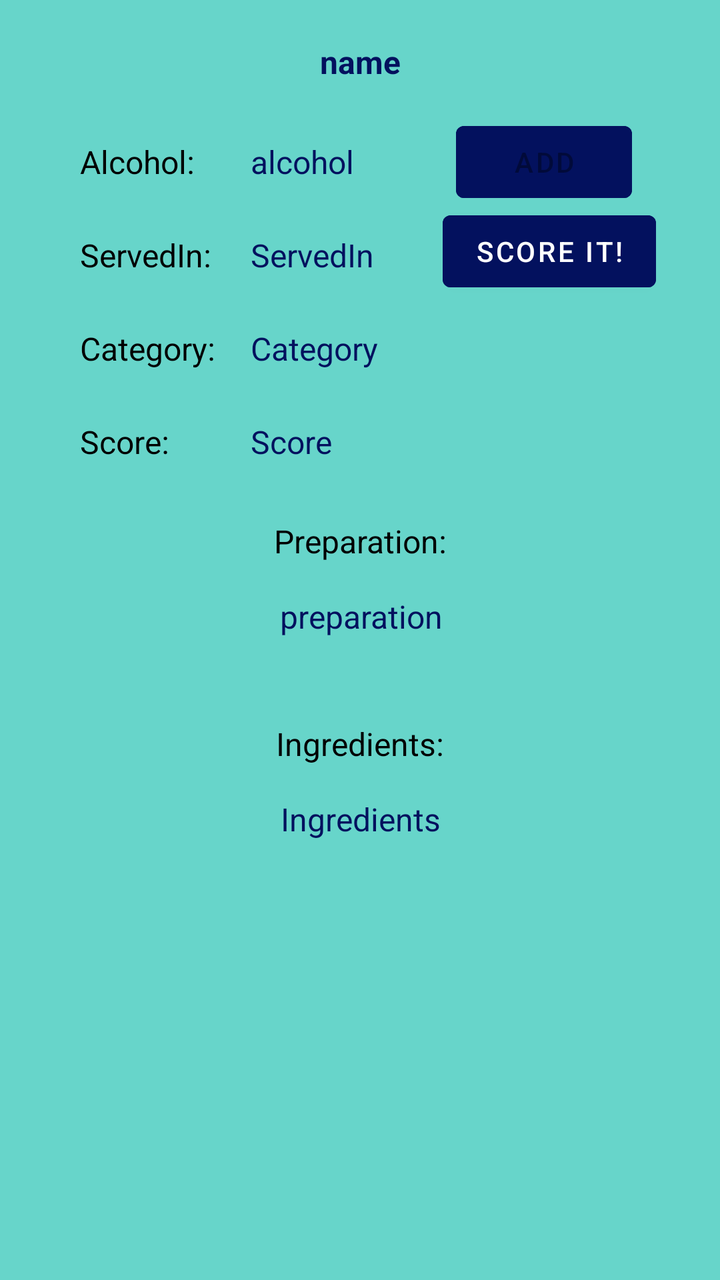
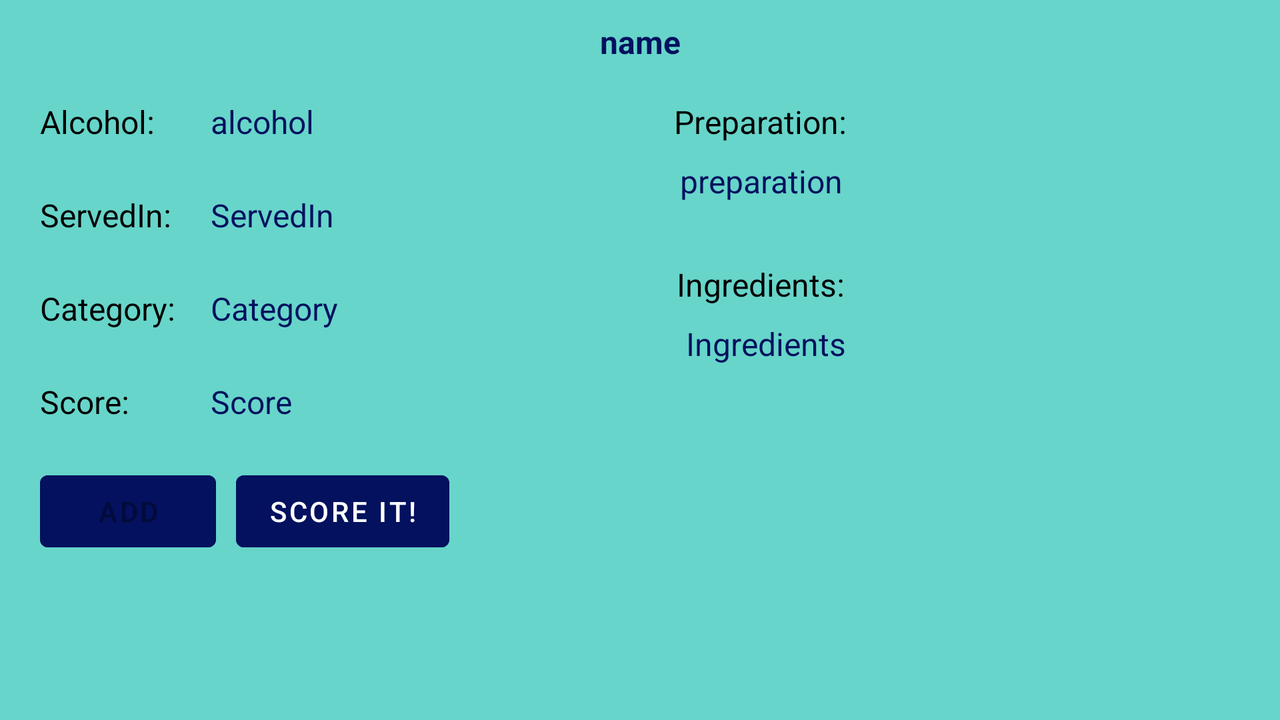

One screen, two layout resources from the same app: the default and the repository's alternative for another configuration. Each is rendered where Android would select it; the XML of both is given below.
<!-- AndroidManifest.xml: application theme Theme.ProyectCocktail -->
<!-- res/layout/activity_cocktail.xml -->
<?xml version="1.0" encoding="utf-8"?>
<androidx.constraintlayout.widget.ConstraintLayout xmlns:android="http://schemas.android.com/apk/res/android"
    xmlns:app="http://schemas.android.com/apk/res-auto"
    xmlns:tools="http://schemas.android.com/tools"
    android:layout_width="match_parent"
    android:layout_height="match_parent"
    android:background="#67D5CA"
    tools:context=".cocktail.CocktailActivity">

    <TextView
        android:id="@+id/AlcoholText"
        android:layout_width="wrap_content"
        android:layout_height="wrap_content"
        android:layout_marginStart="40dp"
        android:layout_marginTop="70dp"
        android:text="Alcohol:"
        android:textColor="#000000"
        android:textSize="16sp"
        app:layout_constraintStart_toStartOf="parent"
        app:layout_constraintTop_toTopOf="parent" />

    <TextView
        android:id="@+id/CocktailNameTextView"
        android:layout_width="wrap_content"
        android:layout_height="wrap_content"
        android:layout_marginTop="20dp"
        android:textColor="#03115E"
        android:textSize="16sp"
        android:textStyle="bold"
        app:layout_constraintEnd_toEndOf="parent"
        app:layout_constraintStart_toStartOf="parent"
        app:layout_constraintTop_toTopOf="parent"
        tools:text="name" />

    <TextView
        android:id="@+id/AlcoholTextView"
        android:layout_width="wrap_content"
        android:layout_height="wrap_content"
        android:layout_marginStart="28dp"
        android:textColor="#03115E"
        android:textSize="16sp"
        app:layout_constraintStart_toEndOf="@+id/AlcoholText"
        app:layout_constraintTop_toTopOf="@+id/AlcoholText"
        tools:text="alcohol" />

    <TextView
        android:id="@+id/ServedInTextView"
        android:layout_width="wrap_content"
        android:layout_height="wrap_content"
        android:textColor="#03115E"
        android:textSize="16sp"
        app:layout_constraintStart_toStartOf="@+id/AlcoholTextView"
        app:layout_constraintTop_toTopOf="@+id/ServedInText"
        tools:text="ServedIn" />

    <TextView
        android:id="@+id/ServedInText"
        android:layout_width="wrap_content"
        android:layout_height="wrap_content"
        android:layout_marginTop="25dp"
        android:text="ServedIn:"
        android:textColor="#000000"
        android:textSize="16sp"
        app:layout_constraintStart_toStartOf="@+id/AlcoholText"
        app:layout_constraintTop_toBottomOf="@+id/AlcoholText" />

    <TextView
        android:id="@+id/ScoreTextView"
        android:layout_width="wrap_content"
        android:layout_height="wrap_content"
        android:textColor="#03115E"
        android:textSize="16sp"
        app:layout_constraintStart_toStartOf="@+id/CategoryTextView"
        app:layout_constraintTop_toTopOf="@+id/ScoreText"
        tools:text="Score" />

    <TextView
        android:id="@+id/ScoreText"
        android:layout_width="wrap_content"
        android:layout_height="wrap_content"
        android:layout_marginTop="25dp"
        android:text="Score:"
        android:textColor="#000000"
        android:textSize="16sp"
        app:layout_constraintStart_toStartOf="@+id/CategoryText"
        app:layout_constraintTop_toBottomOf="@+id/CategoryText" />

    <TextView
        android:id="@+id/CategoryTextView"
        android:layout_width="wrap_content"
        android:layout_height="wrap_content"
        android:textColor="#03115E"
        android:textSize="16sp"
        app:layout_constraintStart_toStartOf="@+id/ServedInTextView"
        app:layout_constraintTop_toTopOf="@+id/CategoryText"
        tools:text="Category" />

    <TextView
        android:id="@+id/CategoryText"
        android:layout_width="wrap_content"
        android:layout_height="wrap_content"
        android:layout_marginTop="25dp"
        android:text="Category:"
        android:textColor="#000000"
        android:textSize="16sp"
        app:layout_constraintStart_toStartOf="@+id/ServedInText"
        app:layout_constraintTop_toBottomOf="@+id/ServedInText" />

    <TextView
        android:id="@+id/PreparationTextID"
        android:layout_width="wrap_content"
        android:layout_height="wrap_content"
        android:layout_marginTop="28dp"
        android:text="Preparation:"
        android:textColor="#000000"
        android:textSize="16sp"
        app:layout_constraintEnd_toEndOf="parent"
        app:layout_constraintStart_toStartOf="parent"
        app:layout_constraintTop_toBottomOf="@+id/ScoreTextView" />

    <TextView
        android:id="@+id/PreparationTextViewID"
        android:layout_width="360dp"
        android:layout_height="wrap_content"
        android:layout_marginTop="16dp"
        android:textAlignment="center"
        android:textColor="#03115E"
        android:textSize="16sp"
        app:layout_constraintEnd_toEndOf="@+id/PreparationTextID"
        app:layout_constraintStart_toStartOf="@+id/PreparationTextID"
        app:layout_constraintTop_toBottomOf="@+id/PreparationTextID"
        tools:text="preparation" />

    <TextView
        android:id="@+id/IngredientsText"
        android:layout_width="wrap_content"
        android:layout_height="wrap_content"
        android:layout_marginTop="42dp"
        android:text="Ingredients:"
        android:textColor="#000000"
        android:textSize="16sp"
        app:layout_constraintEnd_toEndOf="parent"
        app:layout_constraintStart_toStartOf="parent"
        app:layout_constraintTop_toBottomOf="@+id/PreparationTextViewID" />

    <TextView
        android:id="@+id/IngredientsTextView"
        android:layout_width="359dp"
        android:layout_height="wrap_content"
        android:layout_marginTop="16dp"
        android:textAlignment="center"
        android:textColor="#03115E"
        android:textSize="16sp"
        app:layout_constraintEnd_toEndOf="@+id/IngredientsText"
        app:layout_constraintStart_toStartOf="@+id/IngredientsText"
        app:layout_constraintTop_toBottomOf="@+id/IngredientsText"
        tools:text="Ingredients" />

    <Button
        android:id="@+id/AddButton"
        android:layout_width="wrap_content"
        android:layout_height="wrap_content"
        android:layout_marginEnd="44dp"
        android:backgroundTint="#03115E"
        android:enabled="false"
        android:onClick="onAddButtonPressed"
        android:text="ADD"
        app:layout_constraintBottom_toBottomOf="@+id/AlcoholTextView"
        app:layout_constraintEnd_toEndOf="parent"
        app:layout_constraintTop_toTopOf="@+id/AlcoholTextView" />

    <Button
        android:id="@+id/ScoreButton"
        android:layout_width="wrap_content"
        android:layout_height="wrap_content"
        android:layout_marginEnd="32dp"
        android:backgroundTint="#03115E"
        android:onClick="onScoreButtonPressed"
        android:text="SCORE IT!"
        app:layout_constraintBottom_toBottomOf="@+id/ServedInTextView"
        app:layout_constraintEnd_toEndOf="parent"
        app:layout_constraintTop_toTopOf="@+id/ServedInTextView"
        app:layout_constraintVertical_bias="0.576" />

</androidx.constraintlayout.widget.ConstraintLayout>
<!-- resources referenced by this layout -->
<resources>
  <style name="Theme.ProyectCocktail" parent="Theme.MaterialComponents.DayNight.DarkActionBar">
          
          <item name="colorPrimary">@color/purple_500</item>
          <item name="colorPrimaryVariant">@color/purple_700</item>
          <item name="colorOnPrimary">@color/white</item>
          
          <item name="colorSecondary">@color/teal_200</item>
          <item name="colorSecondaryVariant">@color/teal_700</item>
          <item name="colorOnSecondary">@color/black</item>
          
          <item name="android:statusBarColor" tools:targetApi="l">?attr/colorPrimaryVariant</item>
          
      </style>
</resources>
<!-- res/layout-land/activity_cocktail.xml (the repository's variant of the layout above) -->
<!-- drawn on the phone turned sideways -->
<?xml version="1.0" encoding="utf-8"?>
<androidx.constraintlayout.widget.ConstraintLayout xmlns:android="http://schemas.android.com/apk/res/android"
    xmlns:app="http://schemas.android.com/apk/res-auto"
    xmlns:tools="http://schemas.android.com/tools"
    android:layout_width="match_parent"
    android:layout_height="match_parent"
    android:background="#67D5CA"
    tools:context=".cocktail.CocktailActivity">

    <TextView
        android:id="@+id/AlcoholText"
        android:layout_width="wrap_content"
        android:layout_height="wrap_content"
        android:layout_marginStart="20dp"
        android:layout_marginTop="50dp"
        android:text="Alcohol:"
        android:textColor="#000000"
        android:textSize="16sp"
        app:layout_constraintStart_toStartOf="parent"
        app:layout_constraintTop_toTopOf="parent" />

    <TextView
        android:id="@+id/CocktailNameTextView"
        android:layout_width="wrap_content"
        android:layout_height="wrap_content"
        android:layout_marginTop="10dp"
        android:textColor="#03115E"
        android:textSize="16sp"
        android:textStyle="bold"
        app:layout_constraintEnd_toEndOf="parent"
        app:layout_constraintStart_toStartOf="parent"
        app:layout_constraintTop_toTopOf="parent"
        tools:text="name" />

    <TextView
        android:id="@+id/AlcoholTextView"
        android:layout_width="wrap_content"
        android:layout_height="wrap_content"
        android:layout_marginStart="28dp"
        android:textColor="#03115E"
        android:textSize="16sp"
        app:layout_constraintStart_toEndOf="@+id/AlcoholText"
        app:layout_constraintTop_toTopOf="@+id/AlcoholText"
        tools:text="alcohol" />

    <TextView
        android:id="@+id/ServedInTextView"
        android:layout_width="wrap_content"
        android:layout_height="wrap_content"
        android:textColor="#03115E"
        android:textSize="16sp"
        app:layout_constraintStart_toStartOf="@+id/AlcoholTextView"
        app:layout_constraintTop_toTopOf="@+id/ServedInText"
        tools:text="ServedIn" />

    <TextView
        android:id="@+id/ServedInText"
        android:layout_width="wrap_content"
        android:layout_height="wrap_content"
        android:layout_marginTop="25dp"
        android:text="ServedIn:"
        android:textColor="#000000"
        android:textSize="16sp"
        app:layout_constraintStart_toStartOf="@+id/AlcoholText"
        app:layout_constraintTop_toBottomOf="@+id/AlcoholText" />

    <TextView
        android:id="@+id/ScoreTextView"
        android:layout_width="wrap_content"
        android:layout_height="wrap_content"
        android:textColor="#03115E"
        android:textSize="16sp"
        app:layout_constraintStart_toStartOf="@+id/CategoryTextView"
        app:layout_constraintTop_toTopOf="@+id/ScoreText"
        tools:text="Score" />

    <TextView
        android:id="@+id/ScoreText"
        android:layout_width="wrap_content"
        android:layout_height="wrap_content"
        android:layout_marginTop="25dp"
        android:text="Score:"
        android:textColor="#000000"
        android:textSize="16sp"
        app:layout_constraintStart_toStartOf="@+id/CategoryText"
        app:layout_constraintTop_toBottomOf="@+id/CategoryText" />

    <TextView
        android:id="@+id/CategoryTextView"
        android:layout_width="wrap_content"
        android:layout_height="wrap_content"
        android:textColor="#03115E"
        android:textSize="16sp"
        app:layout_constraintStart_toStartOf="@+id/ServedInTextView"
        app:layout_constraintTop_toTopOf="@+id/CategoryText"
        tools:text="Category" />

    <TextView
        android:id="@+id/CategoryText"
        android:layout_width="wrap_content"
        android:layout_height="wrap_content"
        android:layout_marginTop="25dp"
        android:text="Category:"
        android:textColor="#000000"
        android:textSize="16sp"
        app:layout_constraintStart_toStartOf="@+id/ServedInText"
        app:layout_constraintTop_toBottomOf="@+id/ServedInText" />

    <TextView
        android:id="@+id/PreparationTextID"
        android:layout_width="wrap_content"
        android:layout_height="wrap_content"
        android:layout_marginStart="180dp"
        android:text="Preparation:"
        android:textColor="#000000"
        android:textSize="16sp"
        app:layout_constraintBottom_toBottomOf="@+id/AlcoholText"
        app:layout_constraintStart_toEndOf="@+id/AlcoholTextView"
        app:layout_constraintTop_toTopOf="@+id/AlcoholText" />

    <TextView
        android:id="@+id/IngredientsTextView"
        android:layout_width="359dp"
        android:layout_height="wrap_content"
        android:layout_marginTop="8dp"
        android:textAlignment="center"
        android:textColor="#03115E"
        android:textSize="16sp"
        app:layout_constraintEnd_toEndOf="@+id/IngredientsText"
        app:layout_constraintHorizontal_bias="0.492"
        app:layout_constraintStart_toStartOf="@+id/IngredientsText"
        app:layout_constraintTop_toBottomOf="@+id/IngredientsText"
        tools:text="Ingredients" />

    <TextView
        android:id="@+id/IngredientsText"
        android:layout_width="wrap_content"
        android:layout_height="wrap_content"
        android:layout_marginTop="30dp"
        android:text="Ingredients:"
        android:textColor="#000000"
        android:textSize="16sp"
        app:layout_constraintEnd_toEndOf="@+id/PreparationTextID"
        app:layout_constraintHorizontal_bias="0.618"
        app:layout_constraintStart_toStartOf="@+id/PreparationTextID"
        app:layout_constraintTop_toBottomOf="@+id/PreparationTextViewID" />

    <TextView
        android:id="@+id/PreparationTextViewID"
        android:layout_width="360dp"
        android:layout_height="wrap_content"
        android:layout_marginTop="8dp"
        android:textAlignment="center"
        android:textColor="#03115E"
        android:textSize="16sp"
        app:layout_constraintEnd_toEndOf="@+id/PreparationTextID"
        app:layout_constraintStart_toStartOf="@+id/PreparationTextID"
        app:layout_constraintTop_toBottomOf="@+id/PreparationTextID"
        tools:text="preparation" />

    <Button
        android:id="@+id/AddButton"
        android:layout_width="wrap_content"
        android:layout_height="wrap_content"
        android:layout_marginTop="20dp"
        android:backgroundTint="#03115E"
        android:enabled="false"
        android:onClick="onAddButtonPressed"
        android:text="ADD"
        app:layout_constraintStart_toStartOf="@+id/ScoreText"
        app:layout_constraintTop_toBottomOf="@+id/ScoreText" />

    <Button
        android:id="@+id/ScoreButton"
        android:layout_width="wrap_content"
        android:layout_height="wrap_content"
        android:layout_marginStart="10dp"
        android:backgroundTint="#03115E"
        android:onClick="onScoreButtonPressed"
        android:text="SCORE IT!"
        app:layout_constraintBottom_toBottomOf="@+id/AddButton"
        app:layout_constraintStart_toEndOf="@+id/AddButton"
        app:layout_constraintTop_toTopOf="@+id/AddButton" />

</androidx.constraintlayout.widget.ConstraintLayout>
